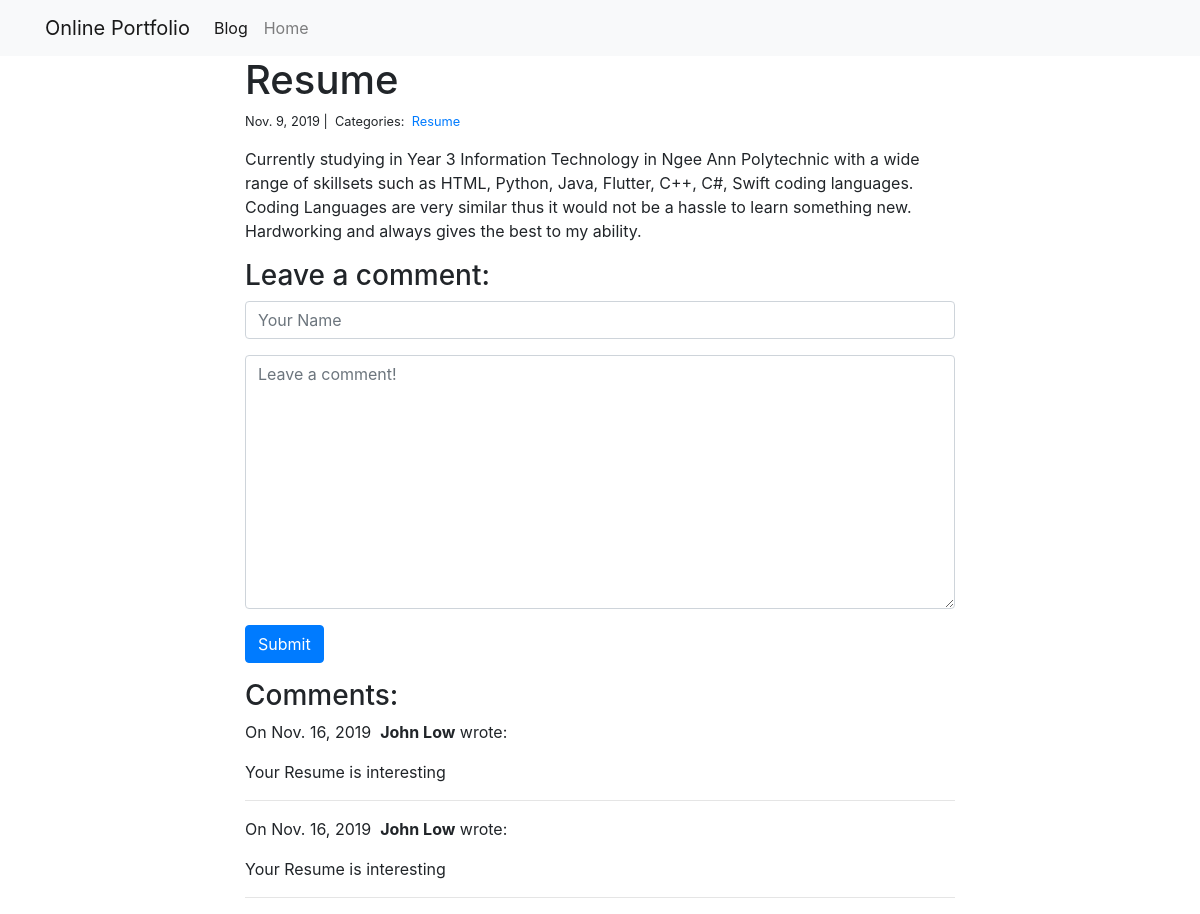
/blog/3/, run on an earlier commit of the app's database.
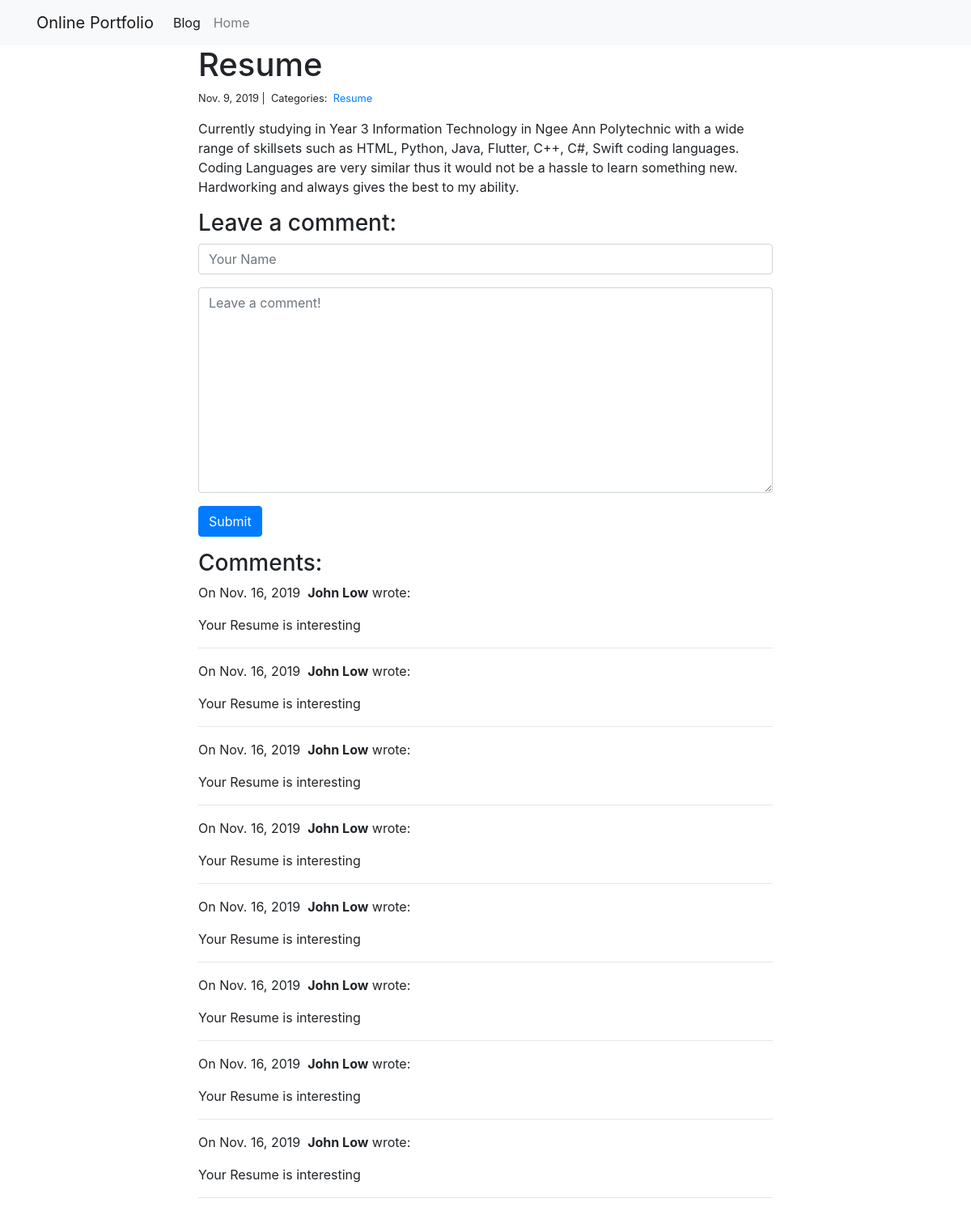
And on a later commit of the database.
### blog/models.py (models this page shows)
class Post(models.Model):
    title = models.CharField(max_length=255)
    body = models.TextField()
    created_on = models.DateTimeField(auto_now_add=True)
    last_modified = models.DateTimeField(auto_now=True)
    categories = models.ManyToManyField("Category", related_name="posts")

class Category(models.Model):
    name = models.CharField(max_length=20)

class Comment(models.Model):
    author = models.CharField(max_length=60)
    body = models.TextField()
    created_on = models.DateTimeField(auto_now_add=True)
    post = models.ForeignKey("Post", on_delete=models.CASCADE)

### blog/views.py (the view, shortened to what this page needs)
# urls.py: path("<int:pk>/", views.blog_detail, name="blog_detail"),
def blog_detail(request, pk):
    post = Post.objects.get(pk=pk)
    comments = Comment.objects.filter(post=post)
    form = CommentForm()
    context = {"post": post, "comments": comments, "form": form}
    return render(request, "blog_detail.html", context)

### blog/forms.py
class CommentForm(forms.Form):
    author = forms.CharField(
        max_length=60,
        widget=forms.TextInput(attrs={
            "class": "form-control",
            "placeholder": "Your Name"
        })
    )
    body = forms.CharField(widget=forms.Textarea(
        attrs={
            "class": "form-control",
            "placeholder": "Leave a comment!"
        })
    )

### blog/templates/blog_detail.html (shortened to what this page needs)
{% extends "base.html" %}
{% block page_content %}
<div class="col-md-8 offset-md-2">
    <h1>{{ post.title }}</h1>
    <small>
        {{ post.created_on.date }} |&nbsp;
        Categories:&nbsp;
        {% for category in post.categories.all %}
        <a href="{% url 'blog_category' category.name %}">
            {{ category.name }}
        </a>&nbsp;
        {% endfor %}
    </small>
    <p>{{ post.body | linebreaks }}</p>
    <h3>Leave a comment:</h3>
    <form action="/blog/{{ post.pk }}/" method="post">
        <div class="form-group">
            {{ form.author }}
        </div>
        <div class="form-group">
            {{ form.body }}
        </div>
        <button type="submit" class="btn btn-primary">Submit</button>
    </form>
    <h3>Comments:</h3>
    {% for comment in comments %}
    <p>
        On {{comment.created_on.date }}&nbsp;
        <b>{{ comment.author }}</b> wrote:
    </p>
    <p>{{ comment.body }}</p>
    <hr>
    {% endfor %}
</div>
{% endblock %}

### personal_portfolio/templates/base.html (shortened to what this page needs)
<link rel="stylesheet" href="https://stackpath.bootstrapcdn.com/bootstrap/4.1.3/css/bootstrap.min.css">
<nav class="navbar navbar-expand-lg navbar-light bg-light">
    <div class="container">
        <a class="navbar-brand" href="{% url 'project_index' %}">Online Portfolio</a>
        <div class="collapse navbar-collapse" id="navbarSupportedContent">
          <ul class="navbar-nav mr-auto">
            <li class="nav-item active">
              <a class="nav-link" href="{% url 'project_index' %}">Blog</a>
            </li>
            <li class="nav-item">
              <a class="nav-link" href="{% url 'blog_index' %}">Home</a>
            </li>
          </ul>
        </div>
    </div>
</nav>
<div class="container">
    {% block page_content %}{% endblock %}
</div>
<link rel="stylesheet" href="https://cdnjs.cloudflare.com/ajax/libs/font-awesome/4.7.0/css/font-awesome.min.css">

What changed in the data, as far as the page shows it:
added Comment: created_on "Nov. 16, 2019", author "John Low", body "Your Resume is interesting"
added Comment: created_on "Nov. 16, 2019", author "John Low", body "Your Resume is interesting"
added Comment: created_on "Nov. 16, 2019", author "John Low", body "Your Resume is interesting"
added Comment: created_on "Nov. 16, 2019", author "John Low", body "Your Resume is interesting"
added Comment: created_on "Nov. 16, 2019", author "John Low", body "Your Resume is interesting"
added Comment: created_on "Nov. 16, 2019", author "John Low", body "Your Resume is interesting"
